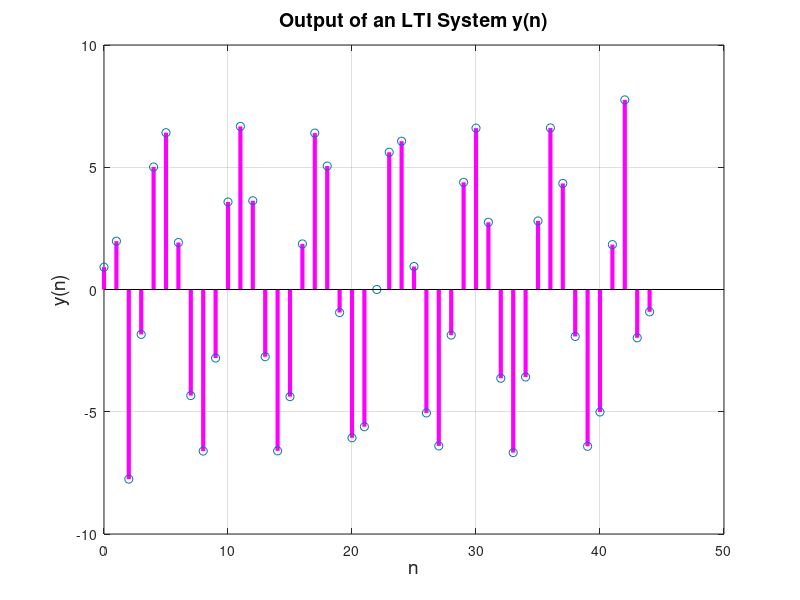
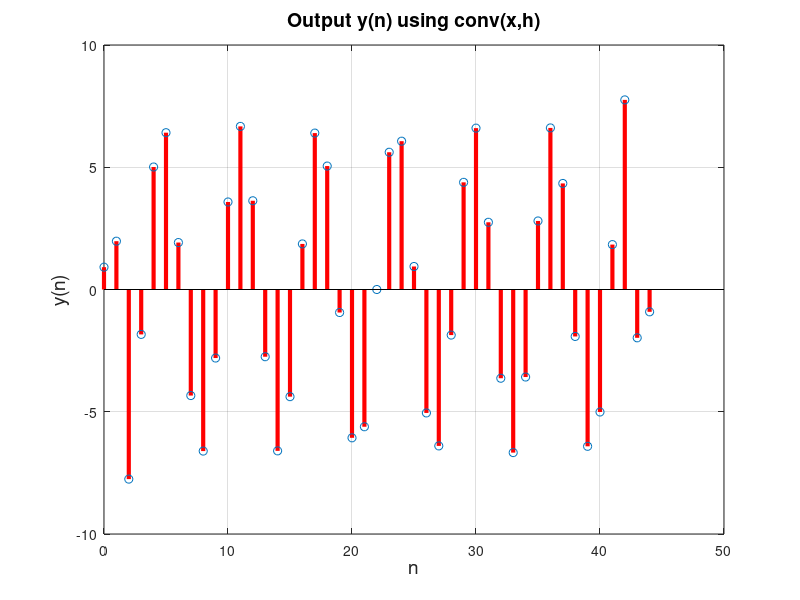

The MATLAB script that drew these images, in order:
% Experiment 2. To verify following properties of forier transform:
% iii. Convolutional

clear variables
close all
n = -20:20;
x = sin(n);
h = [-1, -2, 8 , -2, -1];
N = length(x);
M = length(h);
Ny = N + M - 1;
y = zeros(1, Ny);
for i = 1:N
    for k = 1:M
        y(i + k - 1) = y(i + k - 1) + h(k)*x(i);
    end
end
m = 0: Ny - 1;
figure
stem (m, y, 'linewidth', 3, 'color', 'm')
grid;
a = title('Output of an LTI System y(n)');
set(a, 'fontsize', 14);
a = ylabel('y(n)');
set(a, 'Fontsize', 14);
a = xlabel('n');
set(a, 'Fontsize', 14);
figure
y2 = conv(x, h);
stem (m, y2, 'linewidth', 3, 'color', 'r')
grid;
a = title('Output y(n) using conv(x,h)');
set(a, 'fontsize', 14);
a = ylabel('y(n)');
set(a, 'Fontsize', 14);
a = xlabel('n');
set(a, 'Fontsize', 14);

